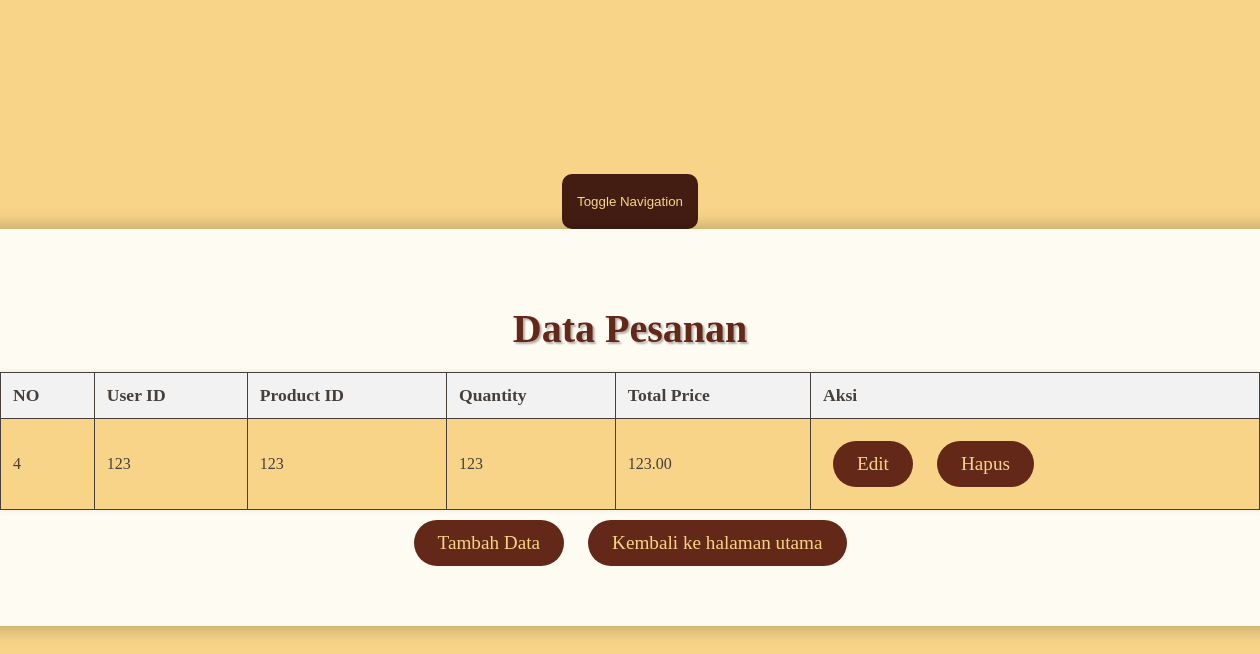
Page /tampilkan_data_pesanan.php on the committed database.
### tables this page shows
CREATE TABLE `orders` (
  `id` int(11) NOT NULL,
  `user_id` int(11) NOT NULL,
  `product_id` int(11) NOT NULL,
  `quantity` int(11) NOT NULL,
  `total_price` decimal(10,2) NOT NULL
);

### tampilkan_data_pesanan.php (the view, shortened to what this page needs)
<!DOCTYPE html>
<html lang="en">
<head>
    <link rel="stylesheet" href="style.css">
    <link rel="stylesheet" href="styleNav.css">
</head>
<body>
<button class="nav-toggle" onclick="toggleNav()">Toggle Navigation</button>
    <div class="container">
    <h1>Data Pesanan</h1>
            <?php
            include 'koneksi.php';
            $sql = "SELECT * FROM orders";
            $result = $conn->query($sql);
            ?>
<table>
    <tr>
        <th>NO</th>
        <th>User ID</th>
        <th>Product ID</th>
        <th>Quantity</th>
        <th>Total Price</th>
        <th>Aksi</th>
    </tr>
    <?php
    if ($result->num_rows > 0) {
        while($row = $result->fetch_assoc()) {
            echo "<tr><td>".$row["id"]."</td><td>".$row["user_id"]."</td><td>".$row["product_id"]."</td><td>".$row["quantity"]."</td><td>".$row["total_price"]."</td>";
            echo "<td>
                <a href='edit_data_pesanan.php?id=".$row['id']."'>Edit</a>
                <a href='hapus_data_pesanan.php?id=".$row['id']."'>Hapus</a>
            </td></tr>";
        }
    } else {
        echo "0 results";
    }
    ?>
</table>
    <a href="tambah_data_pesanan.php">Tambah Data</a>
    <a href="LihatAdm.php">Kembali ke halaman utama</a>
    </div>
</body>
</html>

### style.css (style rules this page uses)
body { font-family: 'Old Standard TT', serif; background-color: #f7d488; margin: 0; display: flex; justify-content: center; align-items: center; min-height: 100vh; color: #463f3a; }
.container { background-color: rgba(255, 255, 255, 0.9); padding: 50px; border-radius: 20px; text-align: center; box-shadow: 0px 0px 20px rgba(0, 0, 0, 0.3); width: 100%; }
h1 { font-size: 2.5em; margin-bottom: 20px; text-shadow: 2px 2px 2px rgba(0, 0, 0, 0.3); color: #632818; }
a { display: inline-block; margin: 10px; padding: 12px 24px; color: #f7d488; background-color: #632818; text-decoration: none; border-radius: 30px; font-size: 1.2em; transition: background-color 0.3s; }
table { width: 100%; border-collapse: collapse; margin-top: 10px; border: 1px solid #463f3a; background-color: #f7d488; box-shadow: 0px 0px 5px rgba(0, 0, 0, 0.1); }
th, td { border: 1px solid #463f3a; padding: 12px; text-align: left; }
th { background-color: #f2f2f2; color: #463f3a; font-size: 1.1em; }

### styleNav.css (style rules this page uses)
body { font-family: 'Old Standard TT', serif; background-color: #f7d488; margin: 0; display: flex; flex-direction: column; align-items: center; min-height: 100vh; color: #463f3a; }
.nav-toggle { padding: 20px 15px; background-color: #441d12; color: #f7d488; border: none; border-radius: 10px; cursor: pointer; float: left }

### rows in the picture
orders: id "4", user "123", product "123", quantity "123", total_price "123.00"
